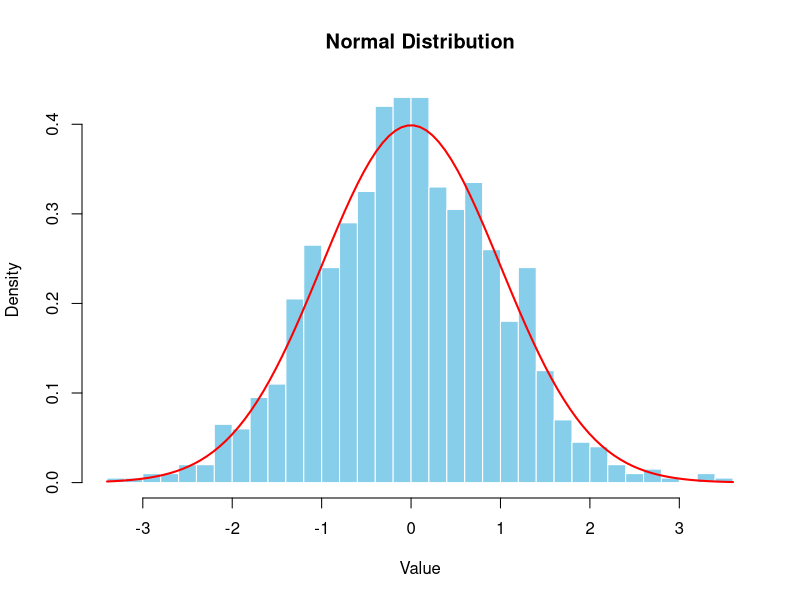
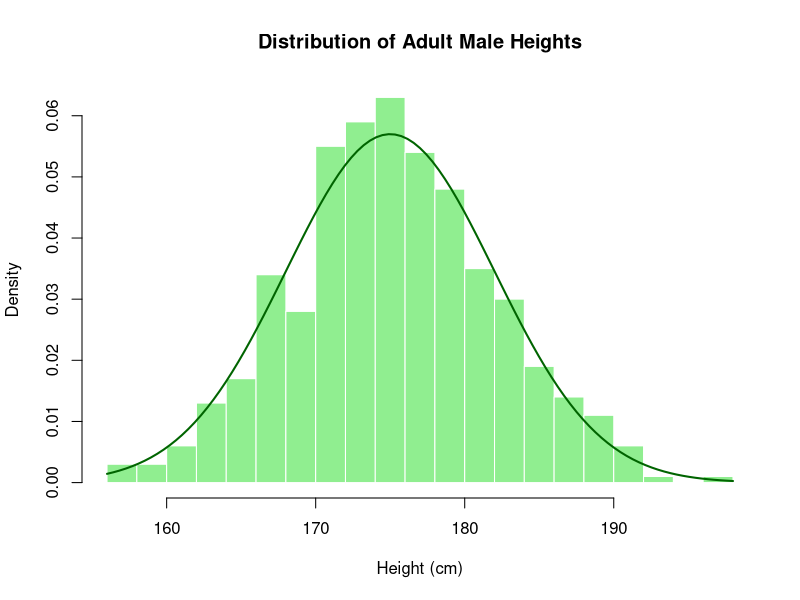
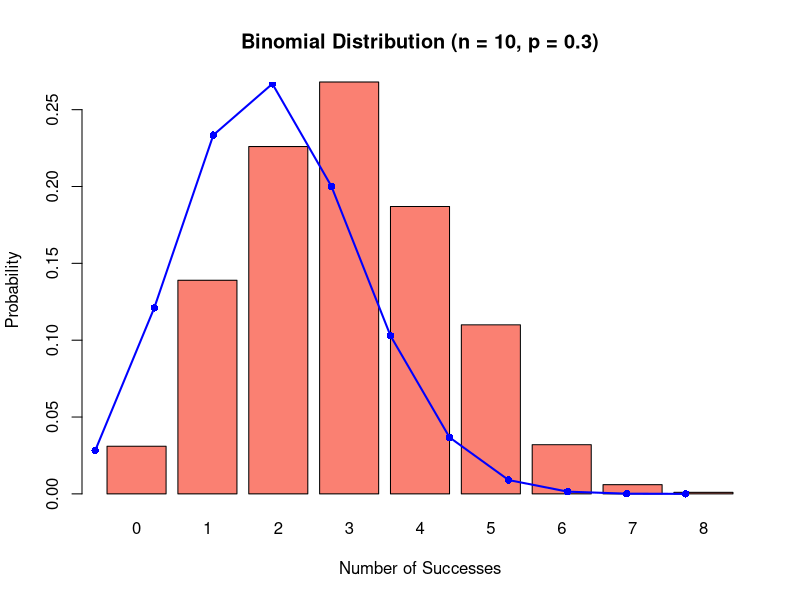
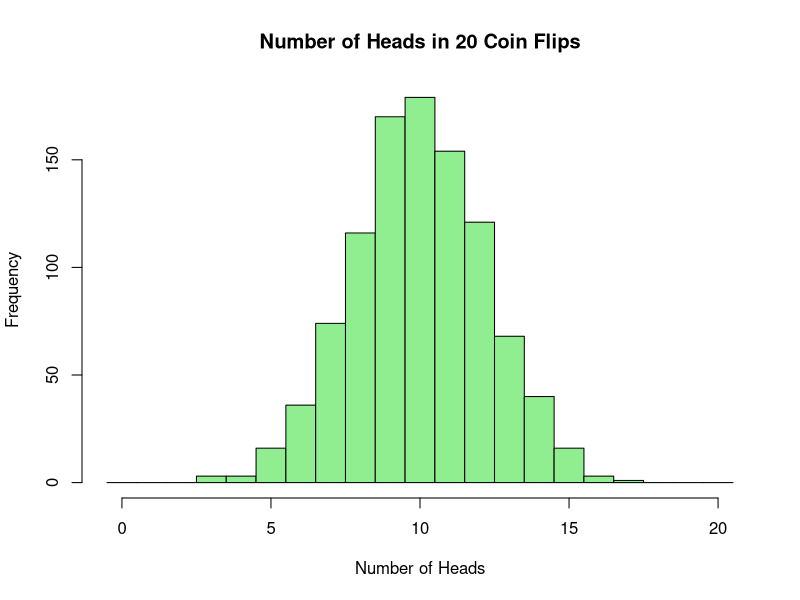
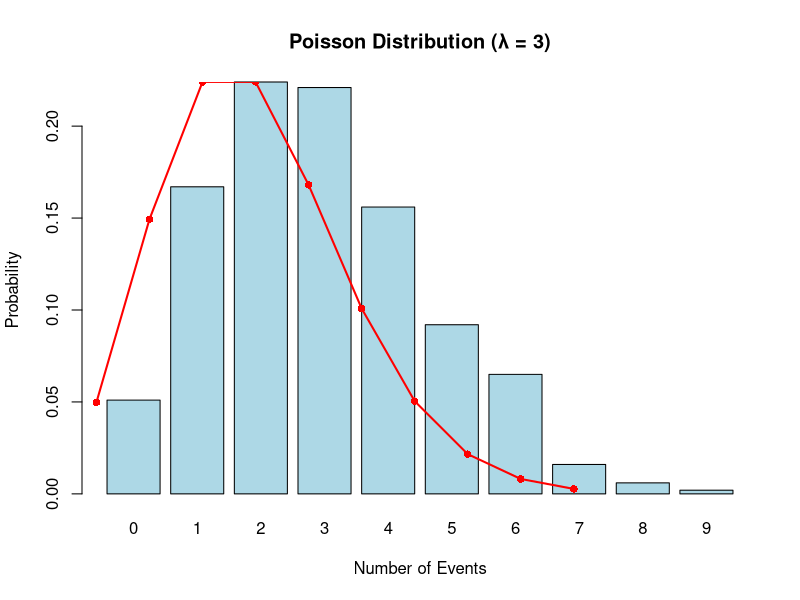
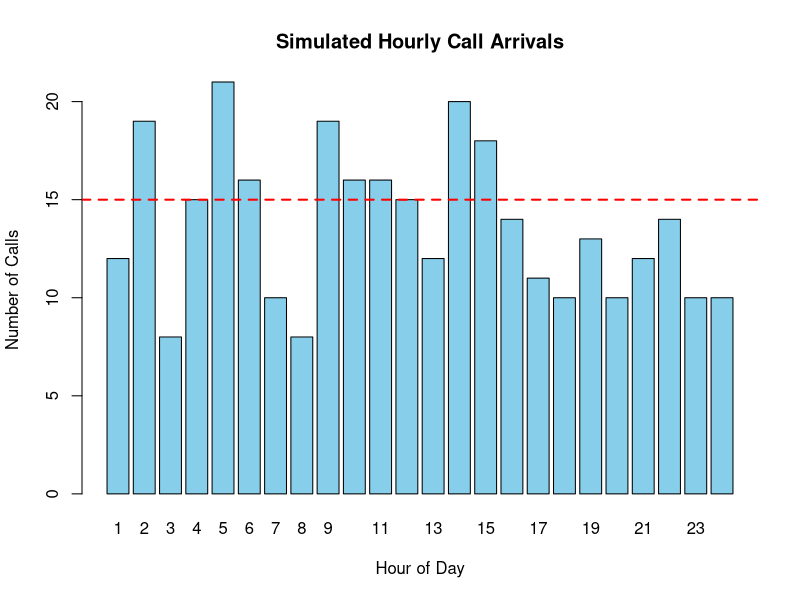
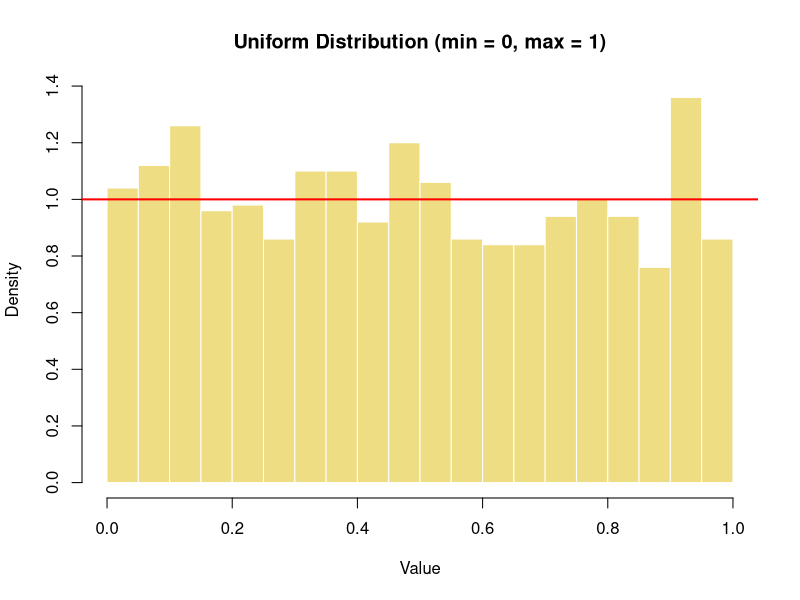
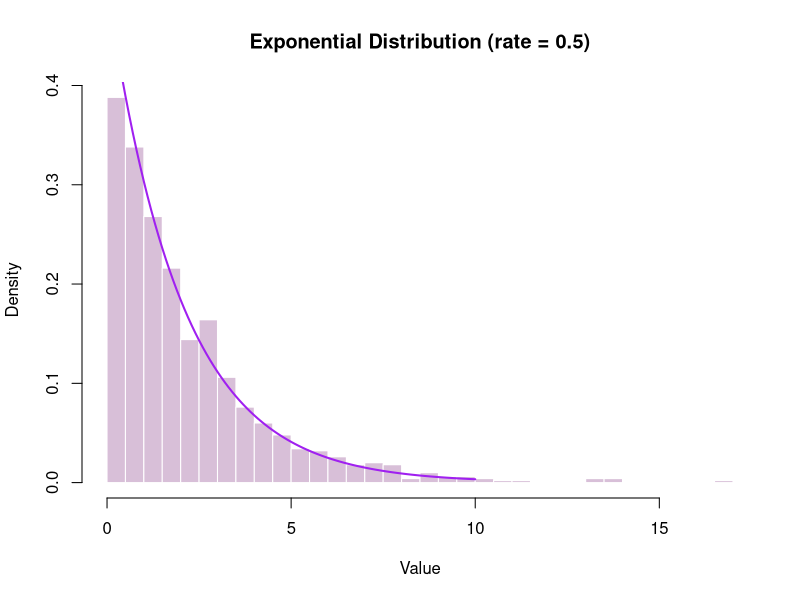

Generate these figures, in order, with R:
## ---- chunk 1
knitr::opts_chunk$set(
  echo = TRUE,
  comment = "##",
  warning = FALSE,
  message = FALSE,
  fig.width = 8,
  fig.height = 5,
  out.width = "100%",
  fig.align = "center"
)
## ---- chunk 2
set.seed(42)
normal_data <- rnorm(1000, mean = 0, sd = 1)
hist(normal_data, breaks = 30, col = "skyblue", border = "white",
     main = "Normal Distribution",
     xlab = "Value", prob = TRUE)
curve(dnorm(x, mean = 0, sd = 1), add = TRUE, col = "red", lwd = 2)
## ---- chunk 3
set.seed(123)
male_heights <- rnorm(500, mean = 175, sd = 7)
hist(male_heights, breaks = 20, col = "lightgreen", border = "white",
     main = "Distribution of Adult Male Heights",
     xlab = "Height (cm)", prob = TRUE)
curve(dnorm(x, mean = 175, sd = 7), add = TRUE, col = "darkgreen", lwd = 2)
## ---- chunk 4
set.seed(42)
binomial_data <- rbinom(1000, size = 10, prob = 0.3)
barplot(table(binomial_data)/1000, col = "salmon", 
        main = "Binomial Distribution (n = 10, p = 0.3)",
        xlab = "Number of Successes", ylab = "Probability")
points(0:10, dbinom(0:10, size = 10, prob = 0.3), pch = 16, col = "blue")
lines(0:10, dbinom(0:10, size = 10, prob = 0.3), col = "blue", lwd = 2)
## ---- chunk 5
set.seed(123)
coin_flips <- rbinom(1000, size = 20, prob = 0.5)
hist(coin_flips, breaks = seq(-0.5, 20.5, by = 1), col = "lightgreen",
     main = "Number of Heads in 20 Coin Flips",
     xlab = "Number of Heads")
## ---- chunk 6
set.seed(42)
poisson_data <- rpois(1000, lambda = 3)
barplot(table(poisson_data)/1000, col = "lightblue", 
        main = "Poisson Distribution (λ = 3)",
        xlab = "Number of Events", ylab = "Probability")
points(0:max(poisson_data), dpois(0:max(poisson_data), lambda = 3), 
       pch = 16, col = "red")
lines(0:max(poisson_data), dpois(0:max(poisson_data), lambda = 3), 
      col = "red", lwd = 2)
## ---- chunk 7
set.seed(123)
hourly_calls <- rpois(24, lambda = 15)
barplot(hourly_calls, names.arg = 1:24, col = "skyblue",
        main = "Simulated Hourly Call Arrivals",
        xlab = "Hour of Day", ylab = "Number of Calls")
abline(h = 15, col = "red", lwd = 2, lty = 2)
## ---- chunk 8
set.seed(42)
uniform_data <- runif(1000, min = 0, max = 1)
hist(uniform_data, breaks = 20, col = "lightgoldenrod", border = "white",
     main = "Uniform Distribution (min = 0, max = 1)",
     xlab = "Value", prob = TRUE)
abline(h = 1, col = "red", lwd = 2)
## ---- chunk 9
set.seed(42)
exponential_data <- rexp(1000, rate = 0.5)
hist(exponential_data, breaks = 30, col = "thistle", border = "white",
     main = "Exponential Distribution (rate = 0.5)",
     xlab = "Value", prob = TRUE)
curve(dexp(x, rate = 0.5), from = 0, to = 10, add = TRUE, 
      col = "purple", lwd = 2)
## ---- chunk 10
set.seed(123)
service_times <- rexp(200, rate = 1/3)
hist(service_times, breaks = 20, col = "lightblue", border = "white",
     main = "Distribution of Customer Service Times",
     xlab = "Service Time (minutes)", prob = TRUE)
curve(dexp(x, rate = 1/3), from = 0, to = 15, add = TRUE, 
      col = "blue", lwd = 2)
## ---- chunk 11
set.seed(42)
n_simulations <- 10000

roll_two_dice <- function() {
  sum(sample(1:6, 2, replace = TRUE))
}

rolls <- replicate(n_simulations, roll_two_dice())
prob_sum_7 <- mean(rolls == 7)

barplot(table(rolls)/n_simulations, col = "skyblue",
        main = paste("Distribution of Dice Sums\nP(Sum = 7) =", round(prob_sum_7, 4)),
        xlab = "Sum of Two Dice", ylab = "Probability")
abline(h = 1/6, col = "red", lwd = 2, lty = 2)
## ---- chunk 12
set.seed(42)
n <- 2000

x <- runif(n, min = -1, max = 1)
y <- runif(n, min = -1, max = 1)
inside_circle <- (x^2 + y^2) <= 1
pi_estimate <- 4 * mean(inside_circle)

plot(x, y, pch = 19, cex = 0.5, 
     col = ifelse(inside_circle, "blue", "red"),
     main = paste("Monte Carlo Estimation of π =", round(pi_estimate, 6)),
     xlab = "x", ylab = "y", asp = 1)
symbols(0, 0, circles = 1, inches = FALSE, add = TRUE)
## ---- chunk 13
set.seed(42)
n <- 1000

x <- runif(n, min = 0, max = 1)
y <- x^2
integral_estimate <- mean(y)

plot(x[1:200], y[1:200], pch = 19, cex = 0.8, col = "blue",
     main = expression(paste("Monte Carlo Integration of ", integral(x^2, 0, 1))),
     xlab = "x", ylab = expression(x^2))
curve(x^2, from = 0, to = 1, add = TRUE, col = "red", lwd = 2)
text(0.7, 0.1, paste("Estimate =", round(integral_estimate, 4)))
text(0.7, 0.05, "True value = 1/3")
## ---- chunk 14
set.seed(42)
n <- 100000

x <- rnorm(n, mean = 0, sd = 1)
exp_x <- exp(x)
expected_value <- mean(exp_x)
theoretical_value <- exp(0.5)

hist(exp_x, breaks = 50, prob = TRUE, col = "lightgreen",
     main = paste("E[e^X] where X ~ N(0,1)\nEstimate =", round(expected_value, 4)),
     xlab = "e^X", ylim = c(0, 0.8), xlim = c(0, 10))
## ---- chunk 15
set.seed(42)
n_simulations <- 10000

assets <- data.frame(
  name = c("Stocks", "Bonds", "Cash"),
  expected_return = c(0.08, 0.04, 0.01),
  risk = c(0.18, 0.08, 0.01)
)

weights <- c(0.6, 0.35, 0.05)

simulate_portfolio <- function() {
  asset_returns <- numeric(nrow(assets))
  
  for (i in 1:nrow(assets)) {
    asset_returns[i] <- rnorm(1, 
                            mean = assets$expected_return[i], 
                            sd = assets$risk[i])
  }
  
  return(sum(weights * asset_returns))
}

portfolio_returns <- replicate(n_simulations, simulate_portfolio())
expected_return <- mean(portfolio_returns)
portfolio_risk <- sd(portfolio_returns)
prob_negative <- mean(portfolio_returns < 0) * 100

hist(portfolio_returns, breaks = 50, col = "skyblue", border = "white",
     main = "Portfolio Returns Simulation",
     xlab = "Annual Return", prob = TRUE)
abline(v = expected_return, col = "red", lwd = 2)
abline(v = 0, col = "darkred", lty = 2, lwd = 2)
## ---- chunk 16
cat("Expected portfolio return:", round(expected_return * 100, 2), "%\n")
cat("Portfolio risk (standard deviation):", round(portfolio_risk * 100, 2), "%\n")
cat("Probability of negative return:", round(prob_negative, 2), "%\n")
## ---- chunk 17
set.seed(42)
n_simulations <- 5000

# Function for a single row of histograms
plot_sample_means <- function(dist_func, dist_name, sample_sizes=c(1, 5, 30)) {
  par(mfrow=c(1, 3), mar=c(4,4,3,1))
  
  for (size in sample_sizes) {
    sample_means <- replicate(n_simulations, mean(dist_func(size)))
    hist(sample_means, breaks=30, col="lightblue", border="white",
         main=paste(dist_name, "- n =", size),
         xlab="Sample Mean", freq=FALSE)
    curve(dnorm(x, mean=mean(sample_means), sd=sd(sample_means)), 
          add=TRUE, col="red", lwd=2)
  }
}

# Exponential distribution demonstration
plot_sample_means(
  function(n) rexp(n, rate=1),
  "Exponential Distribution"
)
## ---- chunk 18
set.seed(42)
n <- 50

# Generate clean data
x <- runif(n, 0, 10)
y_clean <- 2 + 3 * x + rnorm(n, 0, 2)

# Add an outlier
x_outlier <- c(x, 9.5)
y_outlier <- c(y_clean, 50)

# Fit models
model_clean <- lm(y_clean ~ x)
model_outlier <- lm(y_outlier ~ x_outlier)

par(mfrow = c(1, 2), mar = c(4, 4, 3, 1))

# Clean data
plot(x, y_clean, pch = 16, col = "blue",
     main = "Clean Data",
     xlab = "x", ylab = "y")
abline(model_clean, col = "red", lwd = 2)

# Outlier data
plot(x_outlier, y_outlier, pch = 16, 
     col = ifelse(1:length(x_outlier) <= n, "blue", "red"),
     main = "Data with Outlier",
     xlab = "x", ylab = "y")
abline(model_outlier, col = "red", lwd = 2)
## ---- chunk 19
cat("Clean data model: y =", round(coef(model_clean)[1], 2), "+", 
    round(coef(model_clean)[2], 2), "x\n")
cat("Outlier data model: y =", round(coef(model_outlier)[1], 2), "+", 
    round(coef(model_outlier)[2], 2), "x\n")
## ---- chunk 20
set.seed(42)
n_bootstrap <- 5000

# Original data (e.g., exam scores)
original_data <- c(72, 85, 93, 65, 70, 79, 88, 92, 81, 76, 85, 90)
sample_mean <- mean(original_data)
bootstrap_means <- replicate(n_bootstrap, mean(sample(original_data, replace = TRUE)))
bootstrap_ci <- quantile(bootstrap_means, c(0.025, 0.975))

hist(bootstrap_means, breaks = 30, col = "skyblue", border = "white",
     main = "Bootstrap Distribution of the Mean",
     xlab = "Sample Mean")
abline(v = sample_mean, col = "red", lwd = 2)
abline(v = bootstrap_ci, col = "blue", lwd = 2, lty = 2)
## ---- chunk 21
cat("Original sample mean:", sample_mean, "\n")
cat("95% bootstrap confidence interval:", bootstrap_ci[1], "to", bootstrap_ci[2], "\n")
## ---- chunk 22
set.seed(123)
n_simulations <- 100000

simulate_dice <- function() {
  rolls <- sample(1:6, 3, replace = TRUE)
  return(any(rolls == 6))
}

results <- replicate(n_simulations, simulate_dice())
prob_at_least_one_6 <- mean(results)
theoretical_prob <- 1 - (5/6)^3

barplot(c(prob_at_least_one_6, theoretical_prob), 
        names.arg = c("Simulation", "Theory"),
        col = c("lightblue", "lightgreen"),
        main = "Probability of ≥1 Six in Three Dice Rolls",
        ylim = c(0, 0.5))
text(1, prob_at_least_one_6 + 0.03, round(prob_at_least_one_6, 3))
text(2, theoretical_prob + 0.03, round(theoretical_prob, 3))
## ---- chunk 23
set.seed(789)
n_simulations <- 1000
population_mean <- 50
population_sd <- 10
sample_sizes <- c(5, 10, 30, 100, 500)

create_ci <- function(sample, conf_level = 0.95) {
  n <- length(sample)
  mean_sample <- mean(sample)
  se <- sd(sample) / sqrt(n)
  t_critical <- qt(1 - (1 - conf_level)/2, df = n - 1)
  
  ci_lower <- mean_sample - t_critical * se
  ci_upper <- mean_sample + t_critical * se
  
  return(c(ci_lower, ci_upper))
}

results <- list()

for (size in sample_sizes) {
  ci_widths <- numeric(n_simulations)
  contains_true_mean <- logical(n_simulations)
  
  for (i in 1:n_simulations) {
    sample_data <- rnorm(size, mean = population_mean, sd = population_sd)
    ci <- create_ci(sample_data)
    ci_widths[i] <- ci[2] - ci[1]
    contains_true_mean[i] <- (ci[1] <= population_mean) && (ci[2] >= population_mean)
  }
  
  results[[as.character(size)]] <- list(
    widths = ci_widths,
    coverage = mean(contains_true_mean)
  )
}

par(mfrow = c(1, 1))
boxplot(lapply(results, function(x) x$widths), 
        names = sample_sizes,
        main = "95% CI Widths by Sample Size",
        xlab = "Sample Size", ylab = "CI Width",
        col = "lightblue")
## ---- chunk 24
# Generate a word cloud of key terms
library(wordcloud)
set.seed(42)
terms <- c(rep("Simulation", 10), rep("Monte Carlo", 8), rep("Probability", 8), 
           rep("Distribution", 7), rep("Normal", 5), rep("Binomial", 5),
           rep("Poisson", 5), rep("Exponential", 5), rep("Statistics", 7),
           rep("R", 6), rep("Random", 6), rep("Data", 5), rep("Sampling", 4),
           rep("Bootstrap", 4), rep("Integration", 3), rep("Visualization", 3),
           rep("Modeling", 4), rep("Programming", 5), rep("Analysis", 4))
wordcloud(terms, min.freq = 1, colors = brewer.pal(8, "Dark2"),
          random.order = FALSE)
